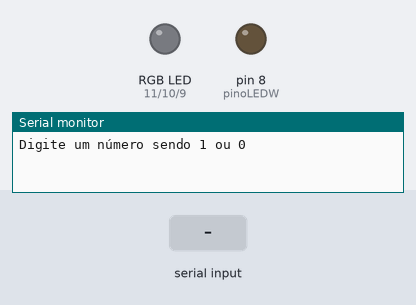
Simulated run of this sketch. Board: Arduino Uno, built with avr-gcc and run on an emulated ATmega328P. On the bench: an RGB LED mixed from three pins (HIGH = lit), output pins drawn as LEDs (lit = HIGH), the last lines printed to the serial monitor. Inputs (shaded band) come from the test bench.

Above: at 1.2 s.
1.3 s: "1" received over Serial
At 2.6 s:
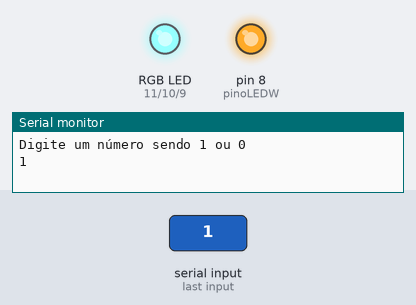
2.9 s: "3" received over Serial
At 4.1 s:
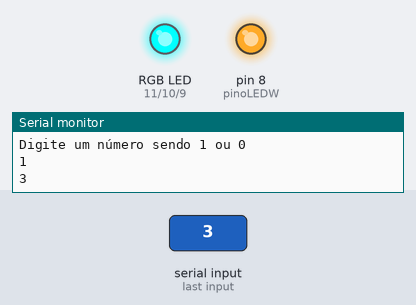
4.5 s: "2" received over Serial
At 5.2 s:
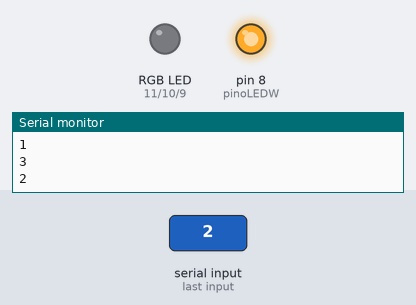
6.0 s: "4" received over Serial
At 6.4 s:
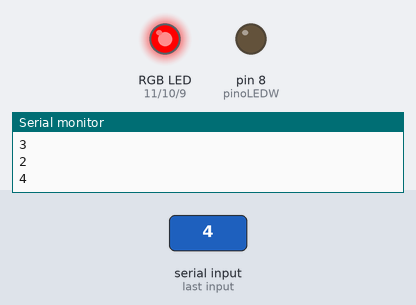
7.5 s: "5" received over Serial
At 8.7 s:
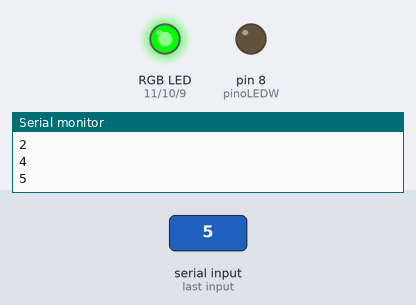
9.0 s: "6" received over Serial
At 9.9 s:
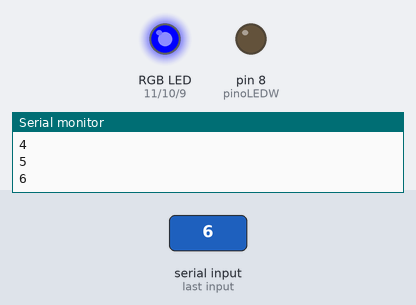
Timing chart, 0 to 11.5 s (numbered marks = the images above; inputs shaded):
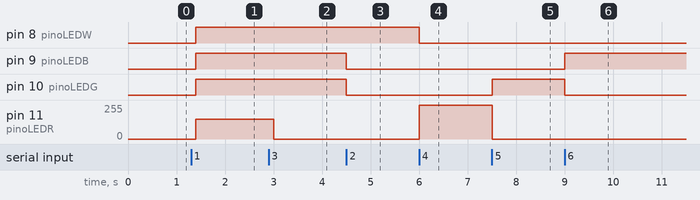

The sketch:

LED_systemm.ino
```cpp
//Variáveis de conexão
const int pinoLEDR = 11;
const int pinoLEDG = 10;
const int pinoLEDB = 9;
const int pinoLEDW = 8;
char leitura;

void setup() {
  Serial.begin(9600);
  Serial.println("Digite um número sendo 1 ou 0");
  pinMode(pinoLEDR, OUTPUT);
  pinMode(pinoLEDG, OUTPUT);
  pinMode(pinoLEDB, OUTPUT);
  pinMode(pinoLEDW, OUTPUT);
}

void loop() {
  if (Serial.available() > 0 ) {
    leitura = Serial.read();
    //leitura = leitura-48;
    Serial.println(leitura);
    if (leitura == '1') {
      digitalWrite(pinoLEDW, HIGH);
      analogWrite(pinoLEDR, 150);
      analogWrite(pinoLEDG, 255);
      analogWrite(pinoLEDB, 255);
    }
    if (leitura == '0') {
      digitalWrite(pinoLEDW, LOW);
      analogWrite(pinoLEDR, 0);
      analogWrite(pinoLEDG, 0);
      analogWrite(pinoLEDB, 0);
    }
    if (leitura == '3') {
      digitalWrite(pinoLEDW, HIGH);
      analogWrite(pinoLEDR, 0);
      analogWrite(pinoLEDG, 255);
      analogWrite(pinoLEDB, 255);
    }
    if (leitura == '2') {
      digitalWrite(pinoLEDW, HIGH);
      analogWrite(pinoLEDR, 0);
      analogWrite(pinoLEDG, 0);
      analogWrite(pinoLEDB, 0);
    }
    if (leitura == '4') {
      digitalWrite(pinoLEDW, LOW);
      analogWrite(pinoLEDR, 255);
      analogWrite(pinoLEDG, 0);
      analogWrite(pinoLEDB, 0);
    }
    if (leitura == '5') {
      digitalWrite(pinoLEDW, LOW);
      analogWrite(pinoLEDR, 0);
      analogWrite(pinoLEDG, 255);
      analogWrite(pinoLEDB, 0);
    }
    if (leitura == '6') {
      digitalWrite(pinoLEDW, LOW);
      analogWrite(pinoLEDR, 0);
      analogWrite(pinoLEDG, 0);
      analogWrite(pinoLEDB, 255);
    }
  }
  delay(100);
}
```

Measured:
- after the input at 1.3 s, pin 8 (pinoLEDW), pin 9 (pinoLEDB), pin 10 (pinoLEDG): LOW → HIGH after 0.10 s; pin 11 (pinoLEDR): 0/255 → 150/255 after 0.10 s
- after the input at 2.9 s, pin 11 (pinoLEDR): 150/255 → 0/255 after 0.10 s
- after the input at 4.5 s, pin 9 (pinoLEDB), pin 10 (pinoLEDG): HIGH → LOW at once
- after the input at 6.0 s, pin 8 (pinoLEDW): HIGH → LOW at once; pin 11 (pinoLEDR): 0/255 → 255/255 at once
- after the input at 7.5 s, pin 10 (pinoLEDG): LOW → HIGH at once; pin 11 (pinoLEDR): 255/255 → 0/255 at once
- after the input at 9.0 s, pin 9 (pinoLEDB): LOW → HIGH at once; pin 10 (pinoLEDG): HIGH → LOW at once
